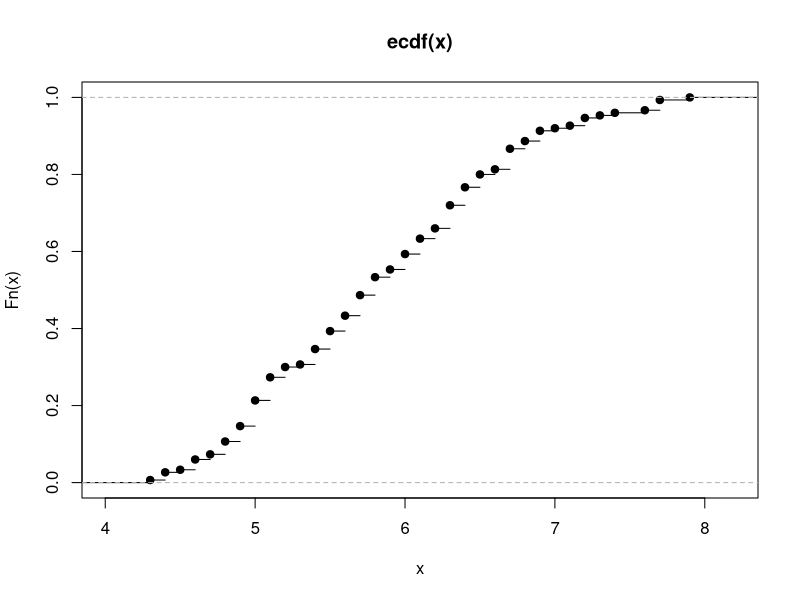
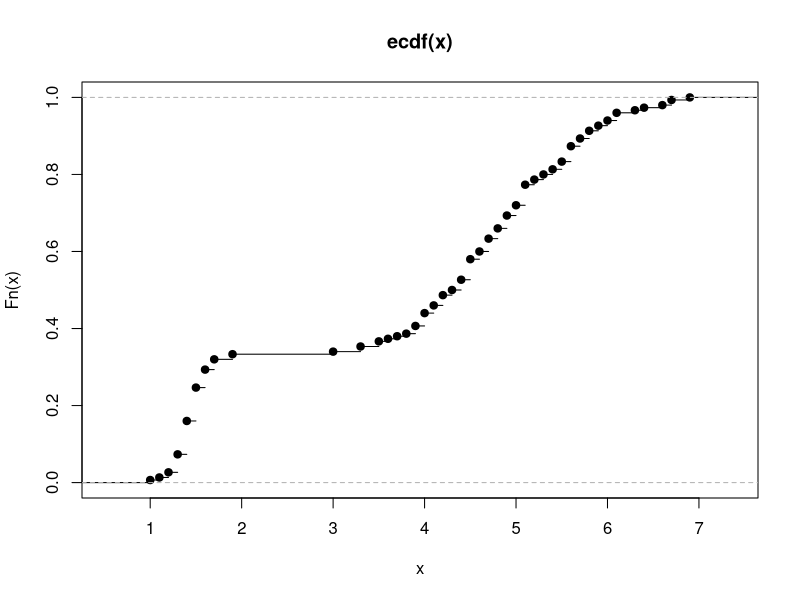
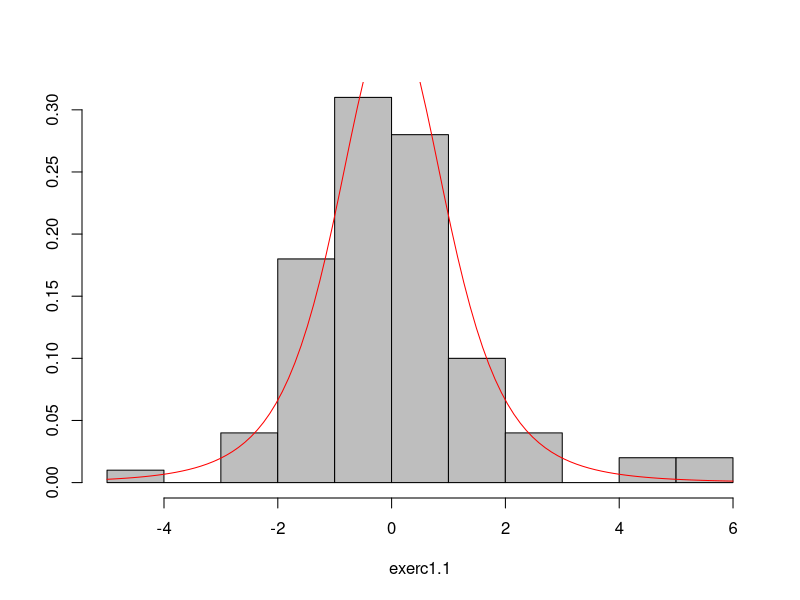
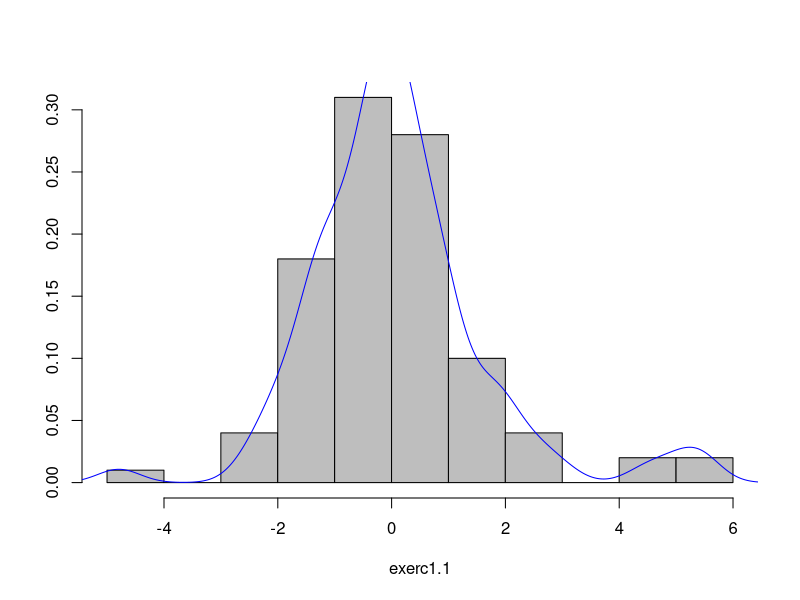

Generate these figures, in order, with R:
# In this script i go to write the examples from book:
# Statistical Computing with R (second edition)

# Formula
formula0 <- lm(rock$peri ~ 0) # null model
formula1 <- lm(rock$peri ~ 1) # only intercept
formula2 <- lm(rock$peri ~ rock$area) # both parameters
formula3 <- lm(rock$peri ~ 0 + rock$area) # without intercept
formula4 <- lm(rock$peri ~ 1 + rock$area) # both parameters
summary(formula0)
summary(formula1)
summary(formula2)
summary(formula3)
summary(formula4)

# Plot empirical CDF (cumulative distribution function)
x11(); plot.ecdf(iris$Sepal.Length)
x11(); plot.ecdf(iris$Petal.Length)
stem(iris$Sepal.Length)

# Exercises

## 1.1
set.seed(123)
exerc1.1 <- rt(n = 100, df = 4)

## 1.2
MASS::truehist(exerc1.1, col = "gray")
curve(dt(x, df = 4), add = TRUE, col = "red")

## 1.3
MASS::truehist(exerc1.1, col = "gray")
lines(density(exerc1.1), col = "blue")

## 1.4 (a)
f <- function(x, a, b){
  fx = (x - a) / b
  return(fx)
}

f(x = 10, a = 5, b = 2)

## 1.4 (b)
f2 <- function(x){
  fx = (x - min(x)) / (max(x) - min(x))
  return(fx)
}

random_x <- rnorm(n = 10, mean = 2, sd = 2)
f2(x = random_x)

## 1.5
f3 <- function(x){
  fx = (x - mean(x)) / (sd(x))
  return(fx)
}

sample_studentize <- f3(x = random_x)
mean(sample_studentize)
sd(sample_studentize)

## 1.6
median_x <- median(sample_studentize)
iqr_x <- IQR(sample_studentize)
median_x / iqr_x
